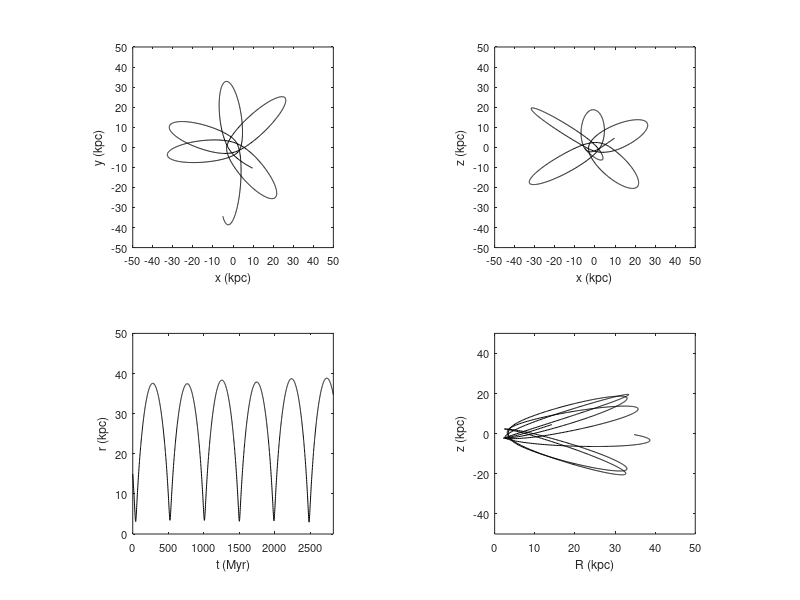

Here is the MATLAB script that generated this plot:
clear all
close all

data = load('ax_coeff.dat');

whitebg('w')

t = data(:,1);

x = data(:,12);
y = data(:,13);
z = data(:,14);

v_x = data(:,15);
v_y = data(:,16);
v_z = data(:,17);

R = sqrt(x.^2+y.^2);
r = sqrt(x.^2+y.^2+z.^2);



subplot(2,2,1), plot(x,y,'k')

xlabel('x (kpc)','fontsize',9)
ylabel('y (kpc)','fontsize',9)
axis([-50 50 -50 50])
set(gca,'xtick',(-50:10:50),'ytick',(-50:10:50),'fontsize',8)
axis square


subplot(2,2,2), plot(x,z,'k')

xlabel('x (kpc)','fontsize',9)
ylabel('z (kpc)','fontsize',9)
axis([-50 50 -50 50])
set(gca,'xtick',(-50:10:50),'ytick',(-50:10:50),'fontsize',8)
axis square



subplot(2,2,3), plot(t,r,'k')

xlabel('t (Myr)','fontsize',9)
ylabel('r (kpc)','fontsize',9)
axis([0 max(t) 0 50])
set(gca,'ytick',(0:10:50),'fontsize',8)
axis square


subplot(2,2,4), plot(R,z,'k')

xlabel('R (kpc)','fontsize',9)
ylabel('z (kpc)','fontsize',9)
axis square
axis([0 50 -50 50])
set(gca,'fontsize',8)



